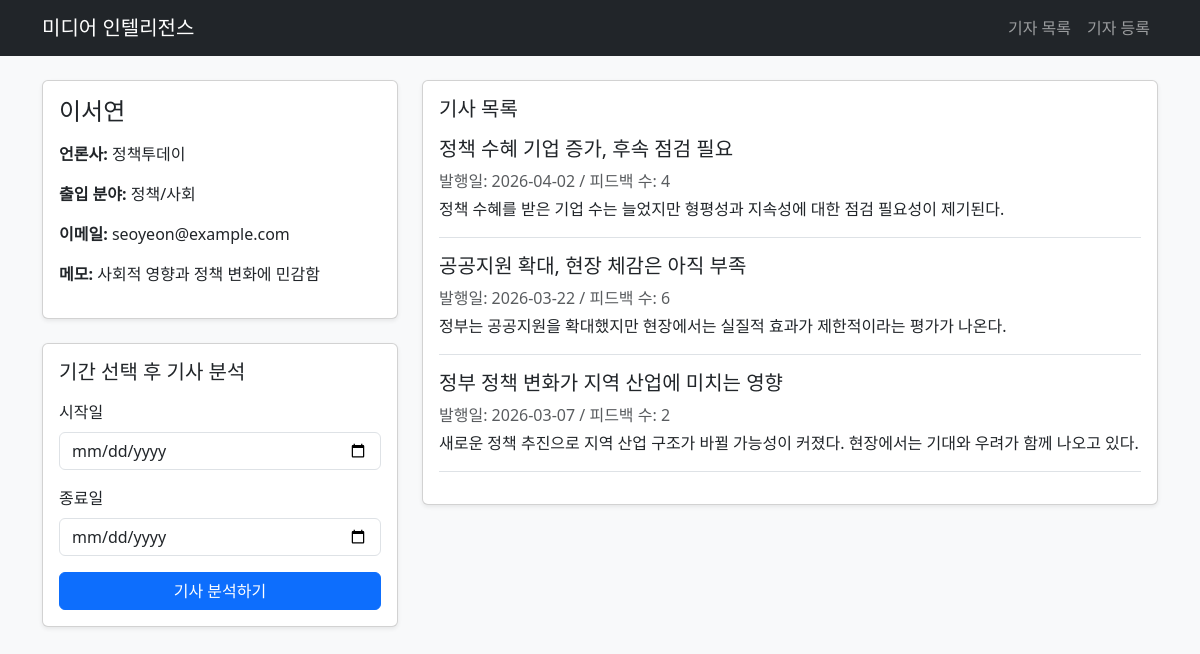
Screenshot of /reporters/2 with the database file from the repository.
### tables this page shows
CREATE TABLE reporters (
            id INTEGER PRIMARY KEY AUTOINCREMENT,
            name TEXT NOT NULL,
            media_company TEXT NOT NULL,
            beat TEXT NOT NULL,
            email TEXT,
            notes TEXT
        );

CREATE TABLE articles (
            id INTEGER PRIMARY KEY AUTOINCREMENT,
            reporter_id INTEGER NOT NULL,
            title TEXT NOT NULL,
            content TEXT NOT NULL,
            published_date TEXT NOT NULL,
            feedback_count INTEGER DEFAULT 0,
            FOREIGN KEY (reporter_id) REFERENCES reporters (id)
        );

### app.py (the view, shortened to what this page needs)
@app.route("/reporters/<int:reporter_id>", methods=["GET", "POST"])
def reporter_detail(reporter_id):
    reporter = get_single_reporter(reporter_id)
    if reporter is None:
        flash("기자를 찾을 수 없습니다.")
        return redirect(url_for("reporter_list"))
    analysis_result = None
    start_date = ""
    end_date = ""
    articles = get_articles_for_reporter(reporter_id)
    return render_template(
        "reporter_detail.html",
        reporter=reporter,
        articles=articles,
        analysis_result=analysis_result,
        start_date=start_date,
        end_date=end_date,
    )

### app.py (called while the page is built, shortened)
def get_database_connection():
    if "db" not in g:
        g.db = sqlite3.connect(app.config["DATABASE"])
        g.db.row_factory = sqlite3.Row
    return g.db

@app.teardown_appcontext
def close_database_connection(error):
    db = g.pop("db", None)
    if db is not None:
        db.close()

def create_tables_if_needed():
    db = get_database_connection()
    db.execute(
        """
        CREATE TABLE IF NOT EXISTS reporters (
            id INTEGER PRIMARY KEY AUTOINCREMENT,
            name TEXT NOT NULL,
            media_company TEXT NOT NULL,
            beat TEXT NOT NULL,
            email TEXT,
            notes TEXT
        )
        """
    )
    db.execute(
        """
        CREATE TABLE IF NOT EXISTS articles (
            id INTEGER PRIMARY KEY AUTOINCREMENT,
            reporter_id INTEGER NOT NULL,
            title TEXT NOT NULL,
            content TEXT NOT NULL,
            published_date TEXT NOT NULL,
            feedback_count INTEGER DEFAULT 0,
            FOREIGN KEY (reporter_id) REFERENCES reporters (id)
        )
        """
    )
    db.commit()

def seed_sample_data_if_empty():
    db = get_database_connection()
    reporter_count = db.execute("SELECT COUNT(*) AS count FROM reporters").fetchone()["count"]
    if reporter_count > 0:
        return

def get_single_reporter(reporter_id):
    db = get_database_connection()
    return db.execute(
        """
        SELECT id, name, media_company, beat, email, notes
        FROM reporters
        WHERE id = ?
        """,
        (reporter_id,),
    ).fetchone()

def get_articles_for_reporter(reporter_id, start_date=None, end_date=None):
    db = get_database_connection()
    query = """
        SELECT id, reporter_id, title, content, published_date, feedback_count
        FROM articles
        WHERE reporter_id = ?
    """
    values = [reporter_id]
    if start_date:
        query += " AND published_date >= ?"
        values.append(start_date)
    if end_date:
        query += " AND published_date <= ?"
        values.append(end_date)
    query += " ORDER BY published_date DESC"
    return db.execute(query, values).fetchall()

@app.before_request
def prepare_database():
    create_tables_if_needed()
    seed_sample_data_if_empty()

### templates/reporter_detail.html (shortened to what this page needs)
{% extends "base.html" %}
{% block content %}
<div class="row g-4">
    <div class="col-md-4">
        <div class="card shadow-sm">
            <div class="card-body">
                <h2 class="h4 mb-3">{{ reporter.name }}</h2>
                <p><strong>언론사:</strong> {{ reporter.media_company }}</p>
                <p><strong>출입 분야:</strong> {{ reporter.beat }}</p>
                <p><strong>이메일:</strong> {{ reporter.email or '-' }}</p>
                <p><strong>메모:</strong> {{ reporter.notes or '-' }}</p>
            </div>
        </div>
        <div class="card shadow-sm mt-4">
            <div class="card-body">
                <h3 class="h5 mb-3">기간 선택 후 기사 분석</h3>
                <form method="post">
                    <div class="mb-3">
                        <label for="start_date" class="form-label">시작일</label>
                        <input type="date" class="form-control" id="start_date" name="start_date" value="{{ start_date }}">
                    </div>
                    <div class="mb-3">
                        <label for="end_date" class="form-label">종료일</label>
                        <input type="date" class="form-control" id="end_date" name="end_date" value="{{ end_date }}">
                    </div>
                    <button type="submit" class="btn btn-primary w-100">기사 분석하기</button>
                </form>
            </div>
        </div>
    </div>
    <div class="col-md-8">
        <div class="card shadow-sm mb-4">
            <div class="card-body">
                <h3 class="h5 mb-3">기사 목록</h3>
                {% for article in articles %}
                    <div class="border-bottom pb-3 mb-3">
                        <h5>{{ article.title }}</h5>
                        <p class="text-muted mb-1">발행일: {{ article.published_date }} / 피드백 수: {{ article.feedback_count }}</p>
                        <p class="mb-0">{{ article.content }}</p>
                    </div>
                {% endfor %}
            </div>
        </div>
    </div>
</div>
{% endblock %}

### static/css/style.css (style rules this page uses)
body { background-color: #f8f9fa; }

### rows the page displays
reporters: name "이서연", media_company "정책투데이", beat "정책/사회", email "seoyeon@example.com", notes "사회적 영향과 정책 변화에 민감함"
articles: title "정책 수혜 기업 증가, 후속 점검 필요", published_date "2026-04-02", feedback_count "4", content "정책 수혜를 받은 기업 수는 늘었지만 형평성과 지속성에 대한 점검 필요성이 제기된다."
articles: title "공공지원 확대, 현장 체감은 아직 부족", published_date "2026-03-22", feedback_count "6", content "정부는 공공지원을 확대했지만 현장에서는 실질적 효과가 제한적이라는 평가가 나온다."
articles: title "정부 정책 변화가 지역 산업에 미치는 영향", published_date "2026-03-07", feedback_count "2", content "새로운 정책 추진으로 지역 산업 구조가 바뀔 가능성이 커졌다. 현장에서는 기대와 우려가 함께 나오고 있다."
